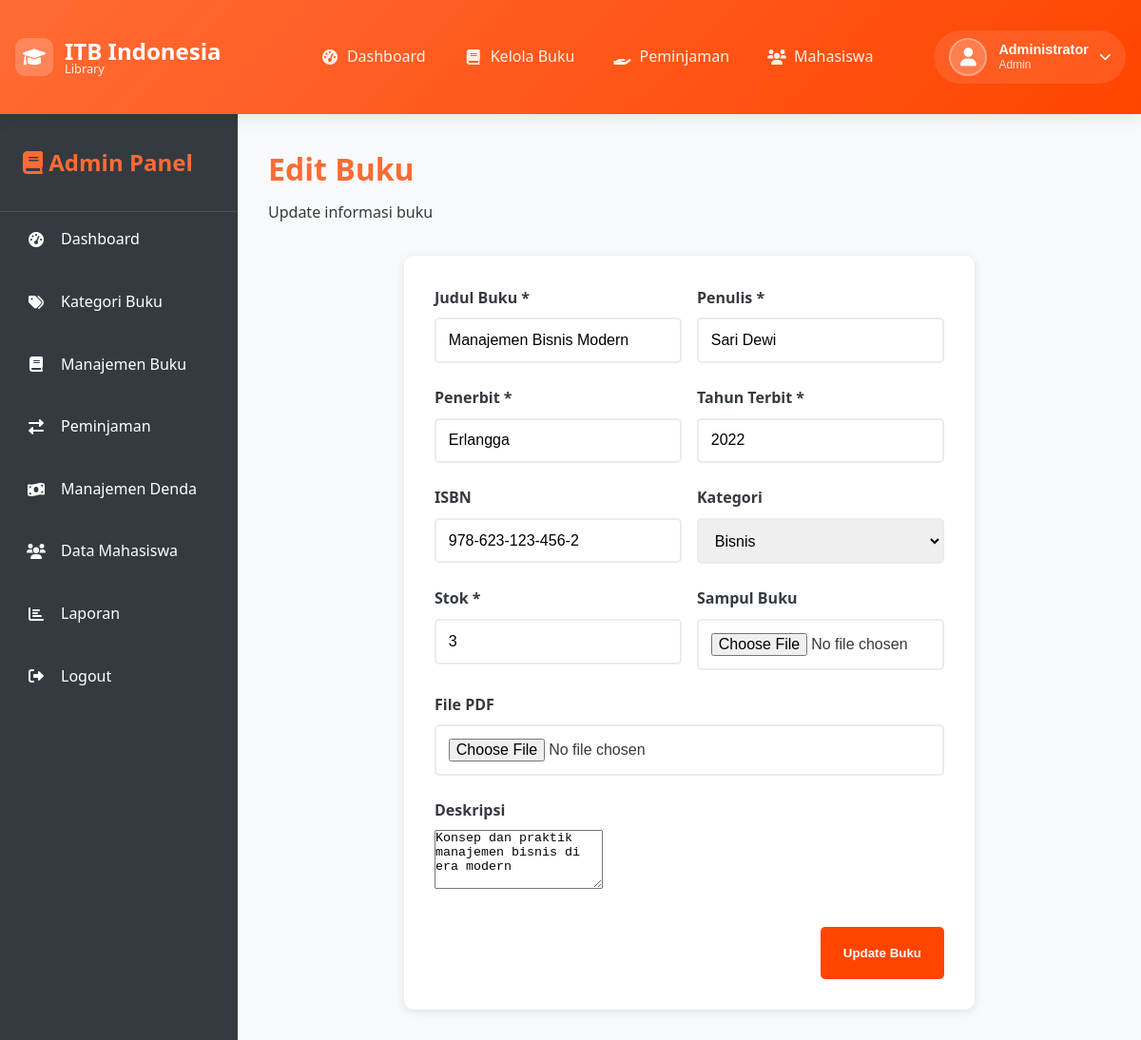
The app's page /admin/edit_buku.php?id=2 (signed in) with its own data.
### tables this page shows
CREATE TABLE buku (
    id INT AUTO_INCREMENT PRIMARY KEY,
    judul VARCHAR(255) NOT NULL,
    penulis VARCHAR(100) NOT NULL,
    penerbit VARCHAR(100) NOT NULL,
    tahun_terbit YEAR NOT NULL,
    isbn VARCHAR(20),
    kategori_id INT,
    stok INT NOT NULL DEFAULT 0,
    file_pdf VARCHAR(255),
    sampul VARCHAR(255),
    deskripsi TEXT,
    created_at TIMESTAMP DEFAULT CURRENT_TIMESTAMP,
    FOREIGN KEY (kategori_id) REFERENCES kategori(id)
);

CREATE TABLE kategori (
    id INT AUTO_INCREMENT PRIMARY KEY,
    nama_kategori VARCHAR(50) NOT NULL,
    deskripsi TEXT
);

### admin/edit_buku.php (the view, shortened to what this page needs)
<?php
include '../includes/config.php';
$id = $_GET['id'] ?? 0;
$sql = "SELECT * FROM buku WHERE id = ?";
$stmt = $pdo->prepare($sql);
$stmt->execute([$id]);
$buku = $stmt->fetch();
$kategori = $pdo->query("SELECT * FROM kategori")->fetchAll();
?>
<!DOCTYPE html>
<html lang="id">
<head>
    <link rel="stylesheet" href="../assets/css/style.css">
    <link rel="stylesheet" href="../assets/css/dashboard.css">
    <link href="https://cdnjs.cloudflare.com/ajax/libs/font-awesome/6.0.0/css/all.min.css" rel="stylesheet">
</head>
<body>
    <?php include '../includes/header.php'; ?>
    <div class="dashboard-container">
        <?php include 'sidebar.php'; ?>
        <main class="dashboard-main">
            <div class="dashboard-header">
                <h1>Edit Buku</h1>
                <p>Update informasi buku</p>
            </div>
            <div class="form-container">
                <form method="POST" enctype="multipart/form-data">
                    <div class="form-row">
                        <div class="form-group">
                            <label for="judul">Judul Buku *</label>
                            <input type="text" name="judul" id="judul" value="<?= htmlspecialchars($buku['judul']) ?>" required>
                        </div>
                        <div class="form-group">
                            <label for="penulis">Penulis *</label>
                            <input type="text" name="penulis" id="penulis" value="<?= htmlspecialchars($buku['penulis']) ?>" required>
                        </div>
                    </div>
                    <div class="form-row">
                        <div class="form-group">
                            <label for="penerbit">Penerbit *</label>
                            <input type="text" name="penerbit" id="penerbit" value="<?= htmlspecialchars($buku['penerbit']) ?>" required>
                        </div>
                        <div class="form-group">
                            <label for="tahun_terbit">Tahun Terbit *</label>
                            <input type="number" name="tahun_terbit" id="tahun_terbit"
                                   value="<?= $buku['tahun_terbit'] ?>" min="1900" max="<?= date('Y') ?>" required>
                        </div>
                    </div>
                    <div class="form-row">
                        <div class="form-group">
                            <label for="isbn">ISBN</label>
                            <input type="text" name="isbn" id="isbn" value="<?= htmlspecialchars($buku['isbn']) ?>">
                        </div>
                        <div class="form-group">
                            <label for="kategori_id">Kategori</label>
                            <select name="kategori_id" id="kategori_id" required>
                                <?php foreach($kategori as $k): ?>
                                    <option value="<?= $k['id'] ?>" <?= $buku['kategori_id'] == $k['id'] ? 'selected' : '' ?>>
                                        <?= $k['nama_kategori'] ?>
                                    </option>
                                <?php endforeach; ?>
                            </select>
                        </div>
                    </div>
                    <div class="form-row">
                        <div class="form-group">
                            <label for="stok">Stok *</label>
                            <input type="number" name="stok" id="stok" value="<?= $buku['stok'] ?>" min="0" required>
                        </div>
                        <div class="form-group">
                            <label for="sampul">Sampul Buku</label>
                            <input type="file" name="sampul" id="sampul" accept="image/*">
                        </div>
                    </div>
                    <div class="form-group">
                        <label for="file_pdf">File PDF</label>
                        <input type="file" name="file_pdf" id="file_pdf" accept=".pdf">
                    </div>
                    <div class="form-group">
                        <label for="deskripsi">Deskripsi</label>
                        <textarea name="deskripsi" id="deskripsi" rows="4"><?= htmlspecialchars($buku['deskripsi']) ?></textarea>
                    </div>
                    <div class="form-actions">
                        <a href="buku.php" class="btn btn-secondary">Kembali</a>
                        <button type="submit" name="update_buku" class="btn btn-primary">Update Buku</button>
                    </div>
                </form>
            </div>
        </main>
    </div>
</body>
</html>

### assets/css/style.css (style rules this page uses)
:root { --primary: #FF6B35; --secondary: #FFA500; --accent: #FF4500; --white: #FFFFFF; --light: #F8F9FA; --dark: #343A40; --success: #28A745; --danger: #DC3545; --warning: #FFC107; --info: #17A2B8; }
* { margin: 0; padding: 0; box-sizing: border-box; }
body { font-family: 'Segoe UI', Tahoma, Geneva, Verdana, sans-serif; line-height: 1.6; color: var(--dark); background-color: var(--light); }
.btn { display: inline-block; padding: 0.8rem 1.5rem; border: none; border-radius: 5px; text-decoration: none; font-weight: 600; cursor: pointer; transition: all 0.3s ease; text-align: center; }
.btn-primary { background: var(--accent); color: var(--white); }
.btn-secondary { background: transparent; color: var(--white); border: 2px solid var(--white); }
.form-group { margin-bottom: 1.5rem; }
.form-group label { display: block; margin-bottom: 0.5rem; font-weight: 600; color: var(--dark); }
.form-group input, .form-group select { width: 100%; padding: 0.8rem; border: 2px solid #E9ECEF; border-radius: 5px; font-size: 1rem; transition: border-color 0.3s; }

### assets/css/dashboard.css (style rules this page uses)
.dashboard-container { display: flex; min-height: calc(100vh - 140px); }
.dashboard-main { flex: 1; padding: 2rem; background: var(--light); }
.dashboard-header { margin-bottom: 2rem; }
.dashboard-header h1 { color: var(--primary); margin-bottom: 0.5rem; }
.form-container { background: var(--white); padding: 2rem; border-radius: 10px; box-shadow: 0 2px 10px rgba(0,0,0,0.1); max-width: 600px; margin: 0 auto; }
.form-row { display: grid; grid-template-columns: 1fr 1fr; gap: 1rem; }
.form-actions { display: flex; gap: 1rem; justify-content: flex-end; margin-top: 2rem; }

### records on screen
buku: judul "Manajemen Bisnis Modern", penulis "Sari Dewi", penerbit "Erlangga", tahun_terbit "2022", isbn "978-623-123-456-2", kategori_id "Bisnis", stok "3", deskripsi "Konsep dan praktik manajemen bisnis di era modern"

### other values on screen
$user_name "Administrator"
$current_role "Admin"
